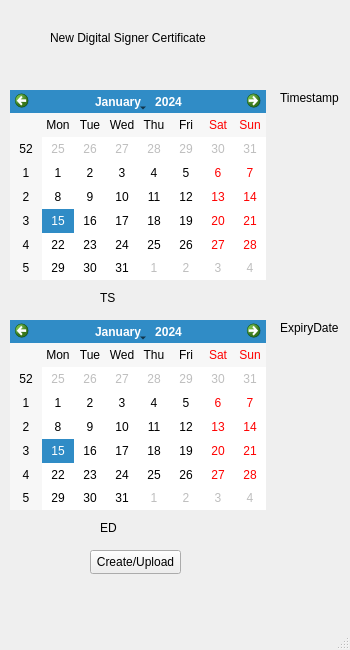
<?xml version="1.0" encoding="UTF-8"?>
<ui version="4.0">
 <class>MainWindow</class>
 <widget class="QMainWindow" name="MainWindow">
  <property name="geometry">
   <rect>
    <x>0</x>
    <y>0</y>
    <width>350</width>
    <height>650</height>
   </rect>
  </property>
  <property name="windowTitle">
   <string>MainWindow</string>
  </property>
  <widget class="QWidget" name="centralwidget">
   <widget class="QCalendarWidget" name="calendar_TS">
    <property name="geometry">
     <rect>
      <x>10</x>
      <y>90</y>
      <width>256</width>
      <height>190</height>
     </rect>
    </property>
   </widget>
   <widget class="QCalendarWidget" name="calendar_ED">
    <property name="geometry">
     <rect>
      <x>10</x>
      <y>320</y>
      <width>256</width>
      <height>190</height>
     </rect>
    </property>
   </widget>
   <widget class="QLabel" name="label">
    <property name="geometry">
     <rect>
      <x>50</x>
      <y>30</y>
      <width>171</width>
      <height>16</height>
     </rect>
    </property>
    <property name="text">
     <string>New Digital Signer Certificate</string>
    </property>
   </widget>
   <widget class="QPushButton" name="pushButton">
    <property name="geometry">
     <rect>
      <x>90</x>
      <y>550</y>
      <width>91</width>
      <height>24</height>
     </rect>
    </property>
    <property name="text">
     <string>Create/Upload</string>
    </property>
   </widget>
   <widget class="QLabel" name="label_2">
    <property name="geometry">
     <rect>
      <x>280</x>
      <y>90</y>
      <width>61</width>
      <height>16</height>
     </rect>
    </property>
    <property name="text">
     <string>Timestamp</string>
    </property>
   </widget>
   <widget class="QLabel" name="label_3">
    <property name="geometry">
     <rect>
      <x>280</x>
      <y>320</y>
      <width>61</width>
      <height>16</height>
     </rect>
    </property>
    <property name="text">
     <string>ExpiryDate</string>
    </property>
   </widget>
   <widget class="QLabel" name="label_TS">
    <property name="geometry">
     <rect>
      <x>100</x>
      <y>290</y>
      <width>80</width>
      <height>16</height>
     </rect>
    </property>
    <property name="text">
     <string>TS</string>
    </property>
   </widget>
   <widget class="QLabel" name="label_ED">
    <property name="geometry">
     <rect>
      <x>100</x>
      <y>520</y>
      <width>80</width>
      <height>16</height>
     </rect>
    </property>
    <property name="text">
     <string>ED</string>
    </property>
   </widget>
  </widget>
  <widget class="QMenuBar" name="menubar">
   <property name="geometry">
    <rect>
     <x>0</x>
     <y>0</y>
     <width>350</width>
     <height>22</height>
    </rect>
   </property>
  </widget>
  <widget class="QStatusBar" name="statusbar"/>
 </widget>
 <resources/>
 <connections/>
</ui>
